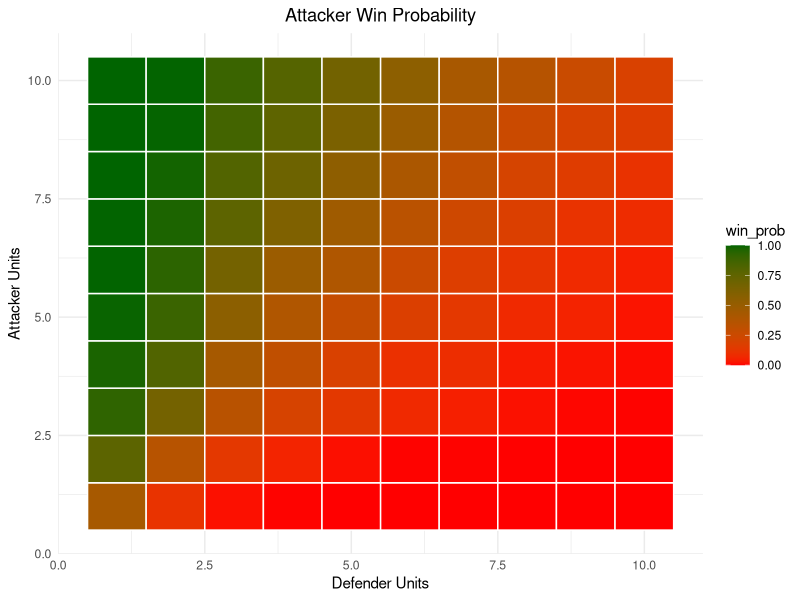
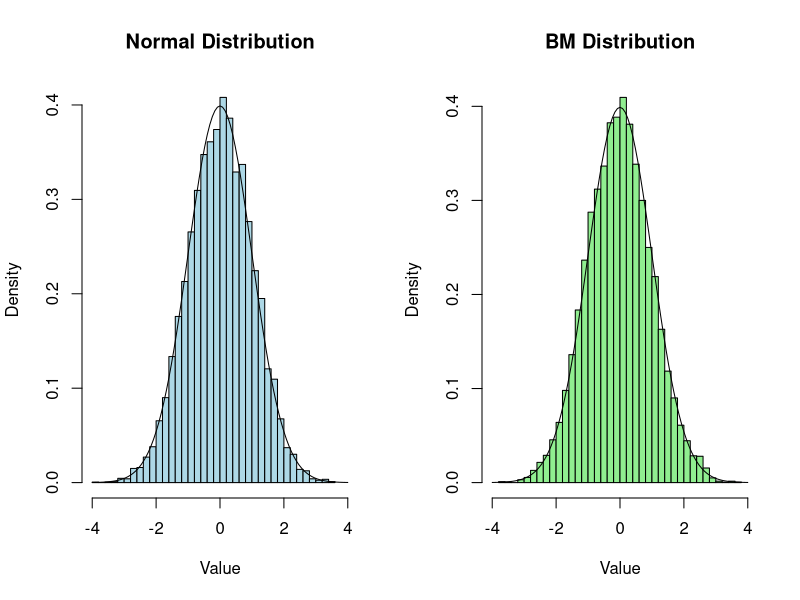
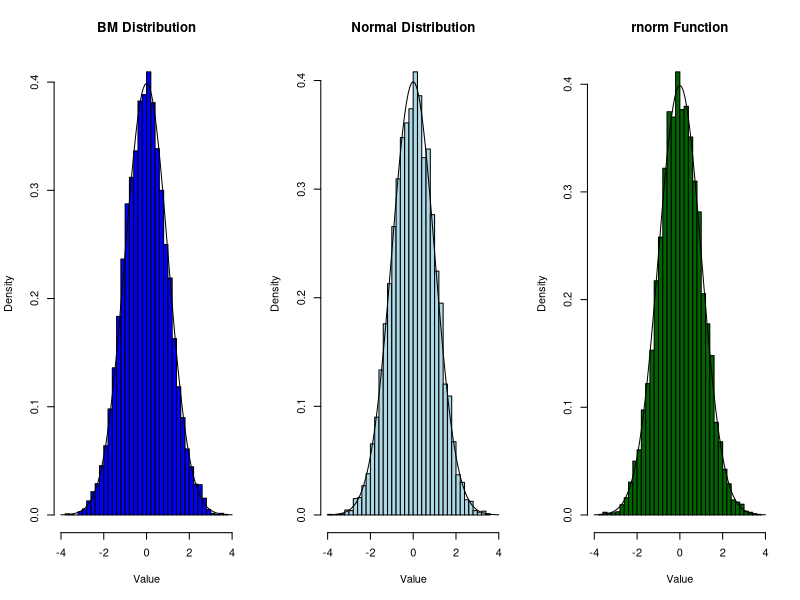
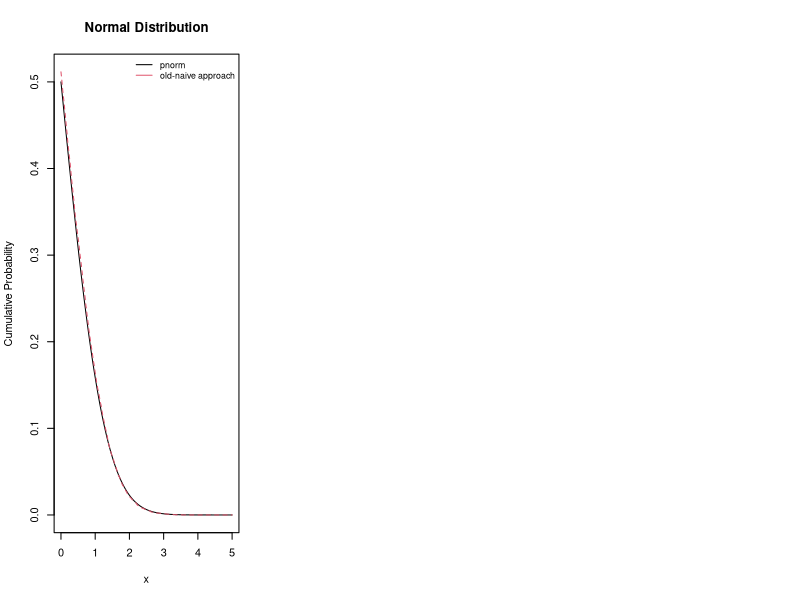
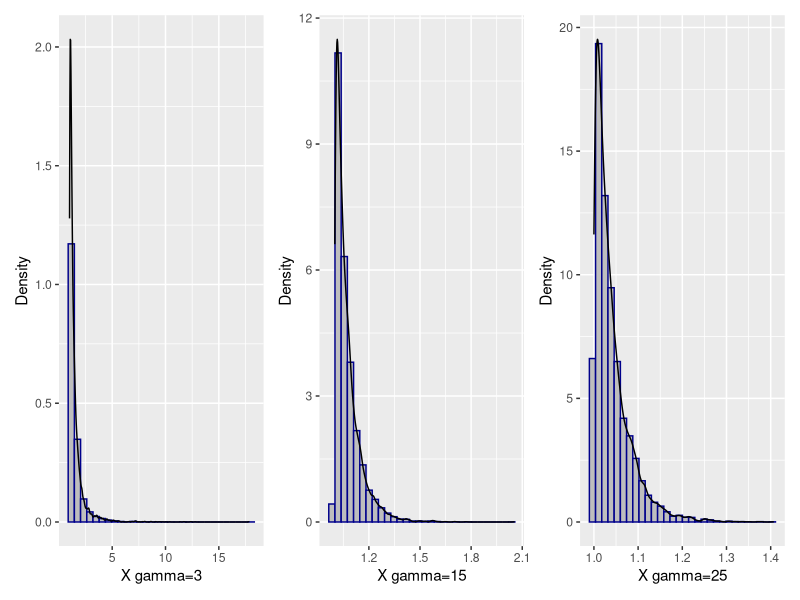
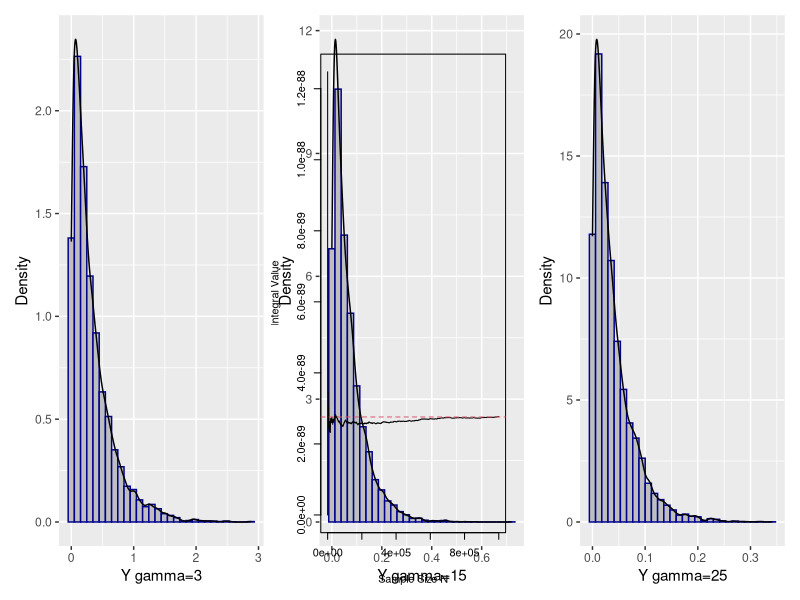

R code for these plots, in order:
## ---- chunk 1
library(ggplot2)
library(patchwork)
library(tidyverse)
library(mixtools)
## ---- chunk 2
set.seed(123)
combat_round <- function(att_units,def_units,sim=10000) {
  Results = rep(NA,sim)
  AS<-att_units
  DS<-def_units
  for(i in 1:sim){
    while(def_units>0 & att_units>0){
      Dnum <- sort(sample(1:6, min(def_units,3),replace = TRUE),decreasing = T)
      Anum <- sort(sample(1:6, min(att_units,3),replace = TRUE),decreasing = T)
      for (j in 1:min(length(Dnum),length(Anum))){
        if(Anum[j]>Dnum[j]){
          def_units<-def_units-1
        }
        else{
          att_units<-att_units-1
        }
      }
    }
    Results[i]<- ifelse(att_units>0,1,0)
    att_units<-AS
    def_units<-DS
  }
  return(mean(Results))
}
## ---- chunk 3
prob_att_win <- function(){
  res<-sapply(1:10, function(x) {
  sapply(1:10, function(y) {
    combat_round(y,x,1000)
    })
  })
  return(res)
}

att_prob<- data.frame(
  attacker_unit<- rep(1:10,10),
  defender_unit<- rep(1:10,each= 10),
  win_prob<- as.vector(prob_att_win())
)
## ---- chunk 4
ggplot(att_prob,aes(x=defender_unit,y=attacker_unit,fill=win_prob))+
  geom_tile()+
  scale_fill_gradient(low="red",high="darkgreen")+
  labs(title = "Attacker Win Probability",x="Defender Units",y="Attacker Units")+
  geom_tile(color = "white",lwd = 0.5,linetype = 1)+
  theme_minimal()+
  theme(plot.title = element_text(hjust = 0.5))

## ---- chunk 5
print(combat_round(def_units=1,att_units=2,sim=10000))
## ---- chunk 6
#Using histograms to compare the above Normal generator with the Box–Muller algorithm

set.seed(13)

normal_functn_gen = function(sim){
  n<-12 
  Uz<-runif(sim*n,min = -0.5,max = 0.5) 
  Uz<-matrix(Uz,nrow=N,ncol=n) 
  Z<-apply(Uz,1,sum)
  return(Z)
}

N <- 10000

gen_norm<-normal_functn_gen(sim=10000)

U1 <- runif(N)
U2 <- runif(N)
X1 <- sqrt( -2*log(U1) )*cos(2*pi*U2)

par(mfrow=c(1,2))
hist(gen_norm, main="Normal Distribution", xlab="Value",col="lightblue" ,breaks=30,freq = F,xlim=c(-4,4))
curve(dnorm(x,0,1),add=T)
hist(X1, main="BM Distribution", xlab="Value",col="lightgreen" ,breaks=30,freq = F,xlim=c(-4,4))
curve(dnorm(x,0,1),add=T)
## ---- chunk 7
normgen <- rnorm(10000)
par(mfrow=c(1,3))
hist(X1, main="BM Distribution", xlab="Value",col="blue" ,breaks=30,freq = F,xlim=c(-4,4))
curve(dnorm(x,0,1),add=T)
hist(gen_norm, main="Normal Distribution", xlab="Value",col="lightblue" ,breaks=30,freq = F,xlim=c(-4,4))
curve(dnorm(x,0,1),add=T)
hist(normgen,xlab="Value",col="darkgreen" ,breaks=30,freq = F,xlim=c(-4,4), main = "rnorm Function")
curve(dnorm(x,0,1),add=T)
## ---- chunk 8
upper_tail_prob<- function(gen_norm,theta){
  prob=sum(gen_norm>theta)/length(gen_norm)
  return(prob)
}
x <- seq(0, 5, by = 0.01)
R<- sapply(seq(0, 5, by = 0.01), function(x) upper_tail_prob(gen_norm,x))
# Calculate cumulative probabilities using pnorm
prob <- 1-pnorm(x,0,1)
## ---- chunk 9
matplot(x, cbind(prob,R), 
        type = "l", 
        xlab = "x", 
        ylab = "Cumulative Probability", 
        main = "Normal Distribution")
legend("topright", legend = c("pnorm", "old-naive approach"), 
       col = 1:3, lty = 1, bty = "n", cex = 0.8)
## ---- chunk 10
#sampler for Pareto
xsampler<- function(n, gamma){
  u<- runif(n)
  x<-1/((1-u)^(1/gamma))
  return(x)
}

#sampler for Exponential
ysampler<- function(x){
  y<- log(x)
  return(y)
}
i=0
gamma = c(3,15,25)

x1=xsampler(10000,gamma[1])
y1=ysampler(x1)
x2<-xsampler(10000,gamma[2])
y2<- ysampler(x2)
x3=xsampler(10000,gamma[3])
y3=ysampler(x3)

#Histograms and densities for different value of gamma for X
p1=ggplot(data.frame(x=x1), aes(x)) +
  geom_histogram(aes(y=..density..), fill="gray",col="darkblue")+
  labs(x="X gamma=3",y="Density")+
  geom_density()
p2=ggplot(data.frame(x=x2), aes(x)) +
  geom_histogram(aes(y=..density..), fill="gray",col="darkblue")+
  labs(x="X gamma=15",y="Density")+
  geom_density()
p3=ggplot(data.frame(x=x3), aes(x)) +
  geom_histogram(aes(y=..density..), fill="gray",col="darkblue")+
  labs(x="X gamma=25",y="Density")+
  geom_density()
p1+p2+p3
## ---- chunk 11
#Histograms and densities for different value of gamma for Y
p1=ggplot(data.frame(x=y1), aes(x)) +
  geom_histogram(aes(y=..density..), fill="gray",col="darkblue")+
  labs(x="Y gamma=3",y="Density")+
  geom_density()
p2=ggplot(data.frame(x=y2), aes(x)) +
  geom_histogram(aes(y=..density..), fill="gray",col="darkblue")+
  labs(x="Y gamma=15",y="Density")+
  geom_density()
p3=ggplot(data.frame(x=y3), aes(x)) +
  geom_histogram(aes(y=..density..), fill="gray",col="darkblue")+
  labs(x="Y gamma=25",y="Density")+
  geom_density()
p1+p2+p3
## ---- chunk 12
prob_est1 <- sum(x1 < 5) / 10000
prob_est2 <- sum(x2 < 5) / 10000
prob_est3 <- sum(x3 < 5) / 10000
prob_est1
prob_est2
prob_est3

## ---- chunk 13
theme_set(theme_bw())

#Crude method to estimate the integral
set.seed(155523)
n <- 1000000
a <- 0
b <-  0.05 
u <-runif(n, a, b)

intfunc <- function(y){
  f = (1/sqrt(2*pi)) * (1/(y^2)) * (exp(-1/(2*(y^2))))
}



H1 = (b-a)* intfunc(u)
psi_hat_MC <- mean(H1) 
psi_hat_MC
## ---- chunk 14
#Corrisponding ergotic plot
set.seed(1234)
i_1n <- 1:n
plot( i_1n, cummean(H1), type='l', lwd=1,  
      xlab="Sample Size N", ylab="Integral Value",col=1)
abline(h=integrate(intfunc, a, b)$value, lwd=1, col=2, lty=2)
## ---- chunk 15
H2 <- (b-a)*intfunc(0.05-u) 
MC1 <- mean(H1)
MC2 <- mean(H2)

MCA <- (MC1+MC2)/2


MCE_MC1 <- sd(H1)/sqrt(n)
MCE_MC1 
MCE_MC2 <- sd(H2)/sqrt(n)
MCE_MC2 
## ---- chunk 16
MCE_MCA <- sqrt(1+cor(H1,H2))*sd(H1)/sqrt(2*n)
MCE_MCA 
## ---- chunk 17
effgain<- MCE_MCA/MCE_MC1
effgain
## ---- chunk 18
integrate(intfunc, a, b)
pnorm(20,0,1,lower.tail = F)
